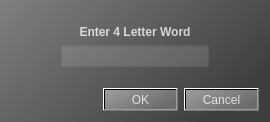
<?xml version="1.0" encoding="UTF-8"?>
<ui version="4.0">
 <class>WordPickDlg</class>
 <widget class="QDialog" name="WordPickDlg">
  <property name="geometry">
   <rect>
    <x>0</x>
    <y>0</y>
    <width>270</width>
    <height>122</height>
   </rect>
  </property>
  <property name="windowTitle">
   <string>Dialog</string>
  </property>
  <property name="styleSheet">
   <string notr="true">QWidget {    
	background-color: qlineargradient(spread:pad, x1:1, y1:0.539, x2:0, y2:0, stop:0 rgba(63, 63, 63, 255), stop:1 rgba(128, 128, 128, 255));
    color: rgba(255, 255, 255, 192);
}

QLineEdit {
    background-color: rgba(255, 255, 255, 32);
}

QLineEdit::hover {
    background-color: rgba(255, 255, 255, 37);
}

QLabel {
	background-color: transparent;
    font: bold;
}

QPushButton {
	background-color: qlineargradient(spread:pad, x1:1, y1:0.539, x2:0, y2:0, stop:0 rgba(108, 108, 108, 255), stop:1 rgba(158, 158, 158, 255));
}

QPushButton::hover {
	background-color: qlineargradient(spread:pad, x1:1, y1:0.539, x2:0, y2:0, stop:0 rgba(118, 118, 118, 255), stop:1 rgba(168, 168, 168, 255));
}</string>
  </property>
  <layout class="QVBoxLayout" name="verticalLayout">
   <item>
    <spacer name="topSpacer">
     <property name="orientation">
      <enum>Qt::Vertical</enum>
     </property>
     <property name="sizeHint" stdset="0">
      <size>
       <width>20</width>
       <height>40</height>
      </size>
     </property>
    </spacer>
   </item>
   <item>
    <widget class="QLabel" name="label">
     <property name="text">
      <string>Enter 4 Letter Word</string>
     </property>
     <property name="alignment">
      <set>Qt::AlignCenter</set>
     </property>
    </widget>
   </item>
   <item>
    <layout class="QHBoxLayout" name="textEntryRow" stretch="1,3,1">
     <item>
      <spacer name="textLeftSpacer">
       <property name="orientation">
        <enum>Qt::Horizontal</enum>
       </property>
       <property name="sizeHint" stdset="0">
        <size>
         <width>40</width>
         <height>20</height>
        </size>
       </property>
      </spacer>
     </item>
     <item>
      <widget class="QLineEdit" name="wordField">
       <property name="alignment">
        <set>Qt::AlignCenter</set>
       </property>
      </widget>
     </item>
     <item>
      <spacer name="textRightSpacer">
       <property name="orientation">
        <enum>Qt::Horizontal</enum>
       </property>
       <property name="sizeHint" stdset="0">
        <size>
         <width>40</width>
         <height>20</height>
        </size>
       </property>
      </spacer>
     </item>
    </layout>
   </item>
   <item>
    <spacer name="bottomSpacer">
     <property name="orientation">
      <enum>Qt::Vertical</enum>
     </property>
     <property name="sizeHint" stdset="0">
      <size>
       <width>20</width>
       <height>40</height>
      </size>
     </property>
    </spacer>
   </item>
   <item>
    <widget class="QDialogButtonBox" name="buttonBox">
     <property name="orientation">
      <enum>Qt::Horizontal</enum>
     </property>
     <property name="standardButtons">
      <set>QDialogButtonBox::Cancel|QDialogButtonBox::Ok</set>
     </property>
    </widget>
   </item>
  </layout>
 </widget>
 <resources/>
 <connections>
  <connection>
   <sender>buttonBox</sender>
   <signal>accepted()</signal>
   <receiver>WordPickDlg</receiver>
   <slot>accept()</slot>
   <hints>
    <hint type="sourcelabel">
     <x>248</x>
     <y>254</y>
    </hint>
    <hint type="destinationlabel">
     <x>157</x>
     <y>274</y>
    </hint>
   </hints>
  </connection>
  <connection>
   <sender>buttonBox</sender>
   <signal>rejected()</signal>
   <receiver>WordPickDlg</receiver>
   <slot>reject()</slot>
   <hints>
    <hint type="sourcelabel">
     <x>316</x>
     <y>260</y>
    </hint>
    <hint type="destinationlabel">
     <x>286</x>
     <y>274</y>
    </hint>
   </hints>
  </connection>
 </connections>
</ui>
